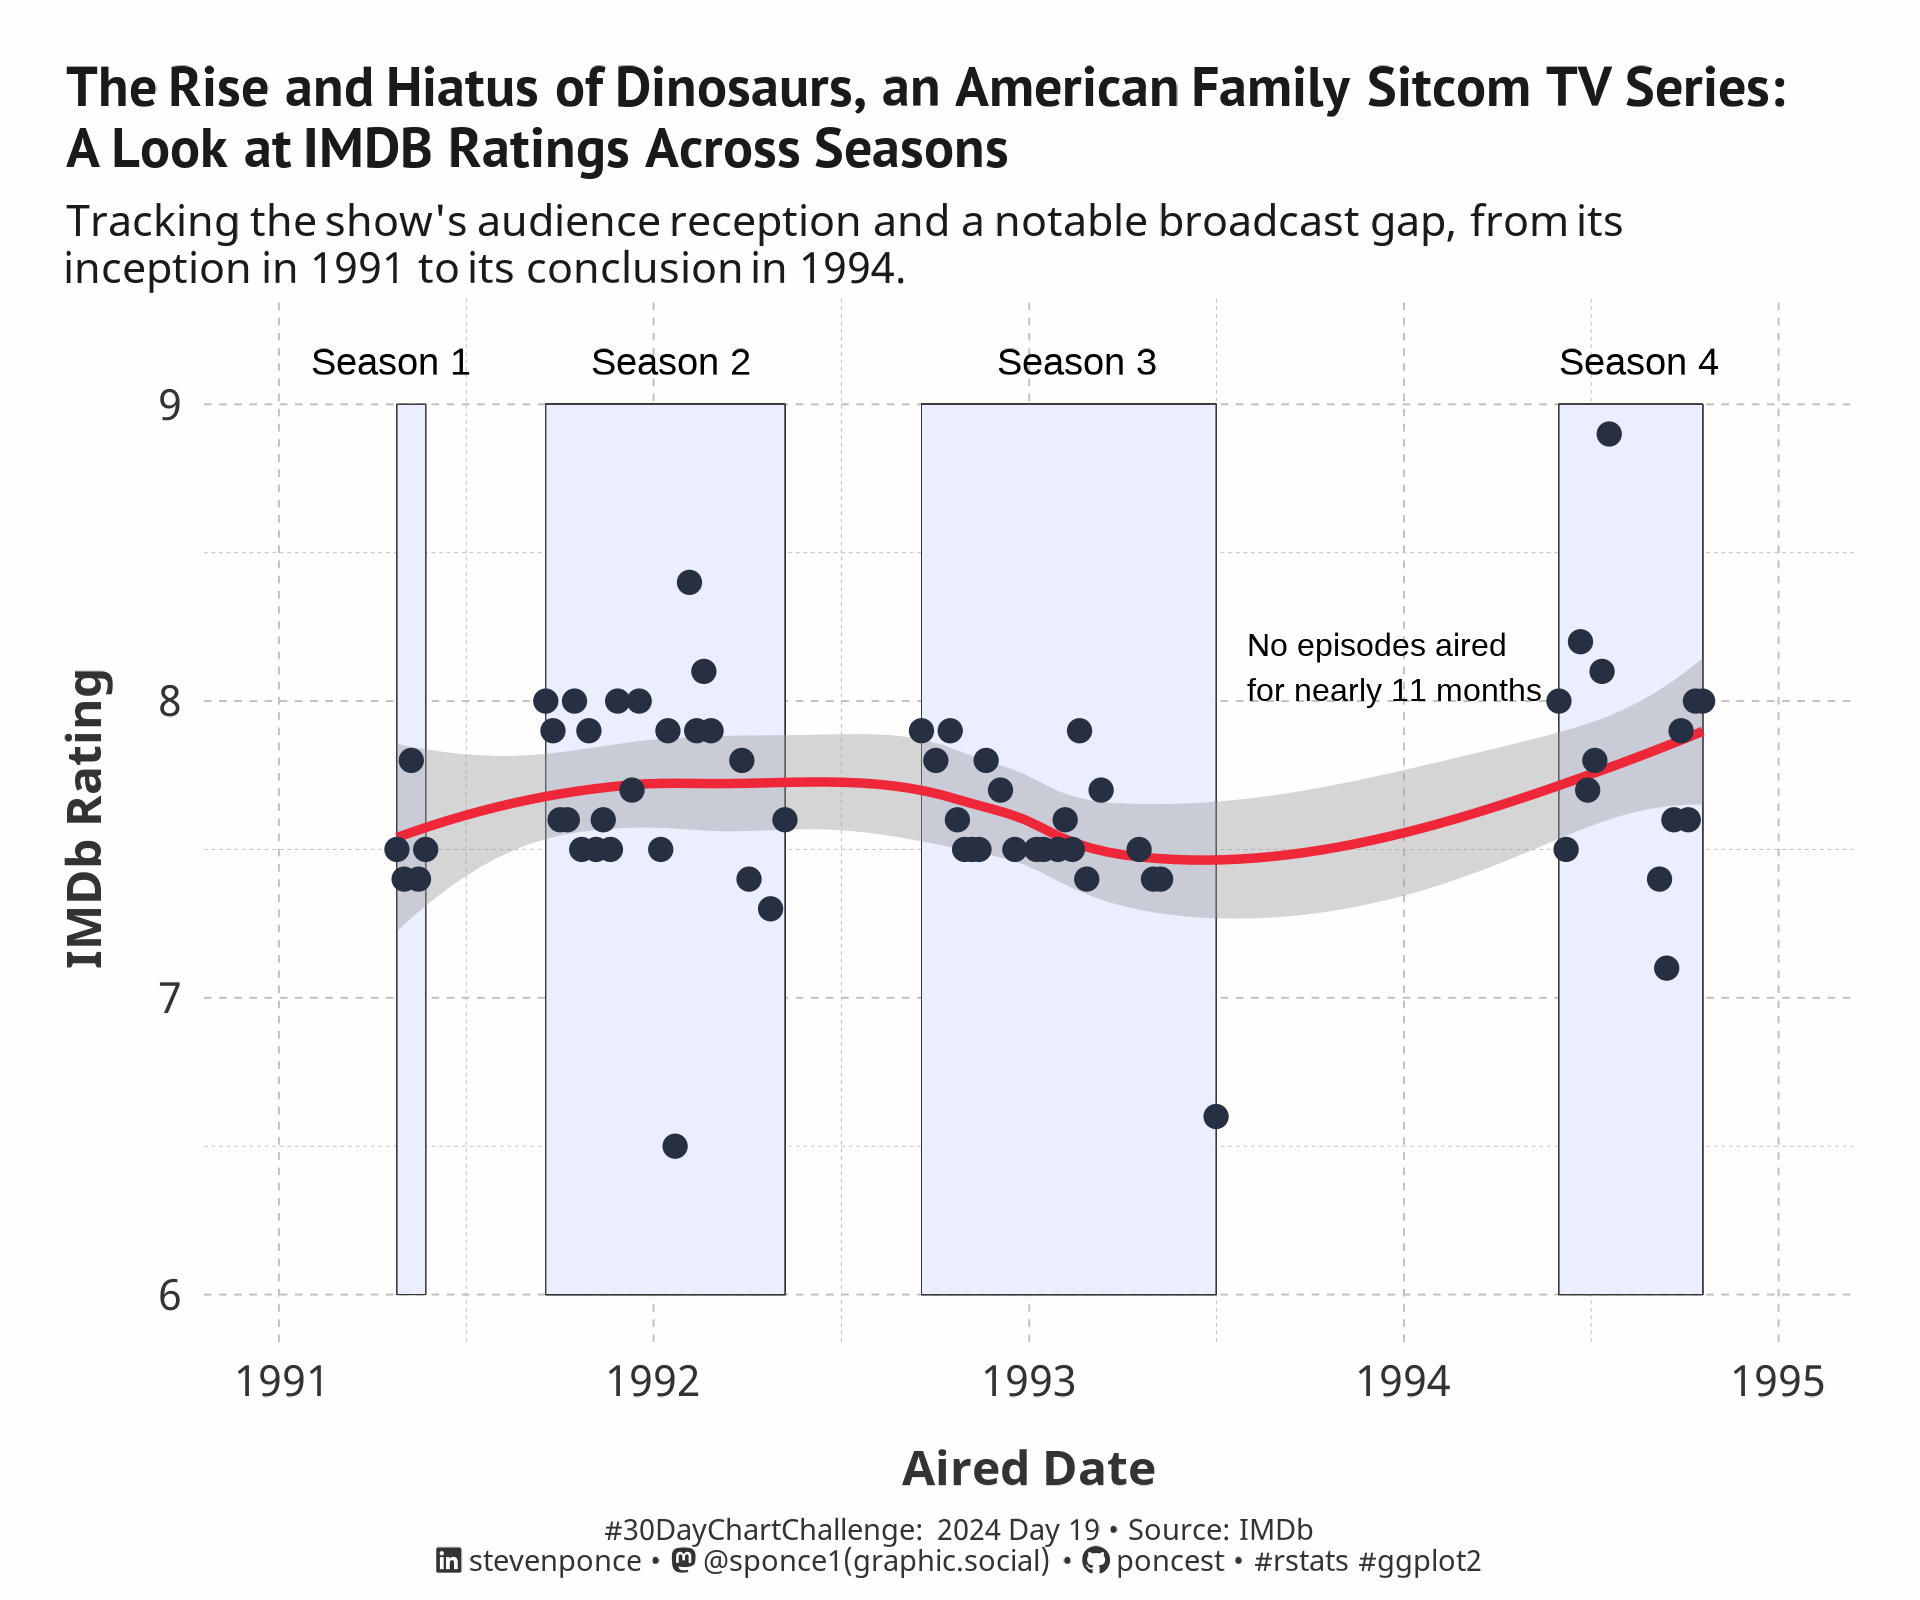

Source code (R):

## Challenge: #30DayChartChallenge 2024 day 19
## Topic:     Timeseries | dinosaurs
## Author:    Steven Ponce
## Date:      2024-04-19

## Data:      IMDb - Dinosaurs (TV series), Episode list
##            Scrape data from web pages uning rvest.
## Link:      https://www.imdb.com/title/tt0101081/episodes/?year=1991 


## 1. LOAD PACKAGES & SETUP ---- 
pacman::p_load(
  tidyverse,   # Easily Install and Load the 'Tidyverse'
  ggtext,      # Improved Text Rendering Support for 'ggplot2'
  showtext,    # Using Fonts More Easily in R Graphs
  janitor,     # Simple Tools for Examining and Cleaning Dirty Data
  skimr,       # Compact and Flexible Summaries of Data
  scales,      # Scale Functions for Visualization
  lubridate,   # Make Dealing with Dates a Little Easier
  MetBrewer,   # Color Palettes Inspired by Works at the Metropolitan Museum of Art
  MoMAColors,  # Color Palettes Inspired by Artwork at the Museum of Modern Art in New York City
  glue,        # Interpreted String Literals
  rvest        # Easily Harvest (Scrape) Web Pages
)

### |- figure size ---- 
camcorder::gg_record( 
  dir    = here::here("temp_plots"), 
  device = "png",
  width  = 6,
  height = 5,
  units  = "in",
  dpi    = 320)

### |- resolution ---- 
showtext_opts(dpi = 320, regular.wt = 300, bold.wt = 800)


## 1.5. SCRAPE THE DATA ----

# Initialize an empty dataframe
final_df <- data.frame()

for (page_ in 1:4) {
  print(paste("Processing season", page_))
  
  # Construct URL for each season
  web <- sprintf('https://www.imdb.com/title/tt0101081/episodes?season=%d', page_)
  website <- read_html(web)
  
  # Episode titles
  episode_titles <- html_nodes(website, ".ipc-title__text") %>%
    html_text() %>%
    str_extract(pattern = "(?<=∙ ).*$") %>%
    na.omit()  
  
  # Ratings
  ratings <- html_nodes(website, ".ipc-rating-star--base") %>%
    html_text(trim = TRUE) %>%
    str_extract(pattern = "^[0-9]+\\.[0-9]+") %>%
    na.omit()
  
  # synopsis
  synopsis <- html_nodes(website, ".ipc-overflowText--children") %>% 
    html_text(trim = TRUE)
  
  # Aired date
  aired_dates <- html_nodes(website, "span.sc-aafba987-10.lntLfO") %>%
    html_text(trim = TRUE)
  
  # Check data lengths and fill missing data if necessary
  max_length <- max(length(episode_titles), length(ratings), length(synopsis), length(aired_dates))
  if (length(episode_titles) != max_length) episode_titles <- c(episode_titles, rep(NA, max_length - length(episode_titles)))
  if (length(ratings) != max_length) ratings <- c(ratings, rep(NA, max_length - length(ratings)))
  if (length(synopsis) != max_length) synopsis <- c(synopsis, rep(NA, max_length - length(synopsis)))
  if (length(aired_dates) != max_length) aired_dates <- c(aired_dates, rep(NA, max_length - length(aired_dates)))
  
  # Create a temporary dataframe for the current season
  temp_df <- data.frame(
    season   = rep(page_, max_length),
    episode  = seq_along(episode_titles),
    title    = episode_titles,
    rating   = ratings,
    synopsis = synopsis,
    aired_date = aired_dates,
    stringsAsFactors = FALSE
  )
  
  # Append it to the global dataframe
  final_df <- rbind(final_df, temp_df)
  
  # Print summary for debugging
  print(paste("Season", page_, "loaded with", nrow(temp_df), "episodes."))
  
  # Remove temp df
  rm(temp_df)
}

# Glimpse the final dataframe
glimpse(final_df)

# Save data
write.csv(final_df,"2024/data/Dinosaurs_TV_Dataset.csv")


## 2. READ IN THE DATA ----
dinosaurs_data <- read_csv(here::here("2024/data/Dinosaurs_TV_Dataset.csv")) |>
  clean_names() |>
  glimpse()


## 3. EXAMINING THE DATA ----
glimpse(dinosaurs_data)
skim(dinosaurs_data)
colnames(dinosaurs_data)


## 4. TIDYDATA ----

### |- tidy data ---
dinosaurs_tidy <- dinosaurs_data |>
  rename(
    overall_episode_num = x1
  ) |>
  mutate(
    aired_date = str_remove(string = aired_date, pattern = "^[A-Za-z]{3}, "),
    aired_date = mdy(aired_date),
    year = year(aired_date),
    season = as_factor(season)
  ) |>
  select(season, episode, overall_episode_num, aired_date, everything())

# Get start and end date for each season
season_start_end_dates <- dinosaurs_tidy |>
  summarise(
    start_date = min(aired_date),
    end_date = max(aired_date),
    .by = season
  )

### |- plot data ---
plot_data <- left_join(
  dinosaurs_tidy,
  season_start_end_dates,
  by = "season"
) |> arrange(aired_date)


# 5. VISUALIZATION ---- 
### |- plot aesthetics ---- 
bkg_col      <- colorspace::lighten('#F5F2ED', 0.95)      
title_col    <- "gray10"             
subtitle_col <- "gray10"     
caption_col  <- "gray20"   
text_col     <- "gray20"     

### |-  titles and caption ----
# icons
tt <- str_glue("#30DayChartChallenge: { 2024 } Day { 19 } &bull; Source: IMDb<br>") 
li <- str_glue("<span style='font-family:fa6-brands'>&#xf08c;</span>")  
gh <- str_glue("<span style='font-family:fa6-brands'>&#xf09b;</span>")
mn <- str_glue("<span style='font-family:fa6-brands'>&#xf4f6;</span>")

# text
title_text    <- str_glue("The Rise and Hiatus of Dinosaurs, an American Family Sitcom TV Series:<br>
                          A Look at IMDB Ratings Across Seasons") 

subtitle_text <- str_glue("Tracking the show\\'s audience reception and a notable broadcast gap, from its<br>
                          inception in 1991 to its conclusion in 1994.")

caption_text  <- str_glue("{tt} {li} stevenponce &bull; {mn} @sponce1(graphic.social) &bull; {gh} poncest &bull; #rstats #ggplot2")

### |-  fonts ----
font_add('fa6-brands', 'fonts/6.4.2/Font Awesome 6 Brands-Regular-400.otf')  
font_add_google("PT Sans", regular.wt = 400, family = "title")                 
font_add_google("Noto Sans", regular.wt = 400, family = "subtitle")  
font_add_google("Noto Sans", regular.wt = 400, family = "text")        
font_add_google("Noto Sans", regular.wt = 400,family = "caption")
showtext_auto(enable = TRUE)  

### |-  plot theme ----
theme_set(theme_minimal(base_size = 12, base_family = "text")) 

theme_update(
  plot.title.position   = "plot",
  plot.caption.position = "plot",
  legend.position       = "plot",
  plot.margin           = margin(t = 10, r = 15, b = 0, l = 15),               
  plot.background       = element_rect(fill = bkg_col, color = bkg_col),
  panel.background      = element_rect(fill = bkg_col, color = bkg_col),
  axis.title.x          = element_text(margin = margin(10, 0, 0, 0), size = rel(.9), color = text_col, family = "text", face = "bold"),
  axis.title.y          = element_text(margin = margin(0, 10, 0, 0), size = rel(.9), color = text_col, family = "text", face = "bold"),
  axis.text             = element_text(size = rel(.8), color = text_col, family = "text"),
  panel.grid.minor      = element_line(linetype = "dashed", linewidth = 0.1, color = "gray"),
  panel.grid.major      = element_line(linetype = "dashed", linewidth = 0.2, color = "gray")
) 

### |-  main plot ----
p <- plot_data |>
  ggplot(aes(x = aired_date, y = rating)) +
  
  # Geoms
  geom_rect(
    aes(
      xmin = start_date, xmax = end_date,
      ymin = 6, ymax = 9, fill = season
    ),
    color = "gray20", fill = "#EAEEFF", alpha = 0.5, linewidth = 0.1
  ) +
  geom_smooth(color = "#EE2739") +
  geom_point(size = 2, color = "#273043") +
  
  # Scales
  scale_y_continuous() +
  scale_x_date(
    date_breaks = "1 year", date_labels = "%Y",
    limits = as.Date(c("1991-01-01", "1995-01-01"))
  ) +
  coord_cartesian(clip = "off", ylim = c(6, 9.2)) +
  
  # Labs
  labs(
    x        = "Aired Date", 
    y        = "IMDb Rating",
    title    = title_text,
    subtitle = subtitle_text,
    caption  = caption_text,
  ) +
  
  # Theme
  theme(
    plot.title      = element_markdown(
      size          = rel(1.05),
      family        = "title",
      face          = "bold",
      color         = title_col,
      lineheight    = 1.1,
      margin        = margin(t = 5, b = 5)
    ),
    plot.subtitle   = element_markdown(
      size          = rel(.8),
      family        = "subtitle",
      color         = subtitle_col,
      lineheight    = 1.1,
      margin        = margin(t = 1, b = 1)
    ),
    plot.caption    = element_markdown(
      size          = rel(.55),
      family        = "caption",
      color         = caption_col,
      lineheight    = 0.5,
      hjust         = 0.5,
      halign        = 0.5,
      margin        = margin(t = 5, b = 5)
    ),
  )


### |-  annotated plot ----
p +
  
  annotate("text", x = as.Date('1991-02-01'), y = 9.1,
           label = 'Season 1',
           hjust = 'left', vjust = 'bottom', size = 3) +
    
    annotate("text", x = as.Date('1991-11-01'), y = 9.1,
             label = 'Season 2',
             hjust = 'left', vjust = 'bottom', size = 3) +
    
    annotate("text", x = as.Date('1992-12-01'), y = 9.1,
             label = 'Season 3',
             hjust = 'left', vjust = 'bottom', size = 3) +
    
    annotate("text", x = as.Date('1994-06-01'), y = 9.1,
             label = 'Season 4',
             hjust = 'left', vjust = 'bottom', size = 3) +
    
    annotate("text", x = as.Date('1993-08-01'), y = 8, 
             label = 'No episodes aired\nfor nearly 11 months', 
             hjust = 'left', vjust = 'bottom', size = 2.5) 


# 6. SESSION INFO ----  
sessioninfo::session_info(include_base = TRUE) 

# ─ Session info ────────────────────────────────────────────────────────────────────────────
# setting  value
# version  R version 4.3.3 (2024-02-29 ucrt)
# os       Windows 10 x64 (build 19045)
# system   x86_64, mingw32
# ui       RStudio
# language (EN)
# collate  English_United States.utf8
# ctype    English_United States.utf8
# tz       America/New_York
# date     2024-04-18
# rstudio  2023.12.1+402 Ocean Storm (desktop)
# pandoc   NA
# 
# ─ Packages ────────────────────────────────────────────────────────────────────────────────
# ! package     * version    date (UTC) lib source
# base        * 4.3.3      2024-02-29 [2] local
# P base64enc     0.1-3      2015-07-28 [?] CRAN (R 4.3.0)
# P bit           4.0.5      2022-11-15 [?] CRAN (R 4.3.0)
# P bit64         4.0.5      2020-08-30 [?] CRAN (R 4.3.0)
# P camcorder     0.1.0      2022-10-03 [?] CRAN (R 4.3.0)
# cli           3.6.2      2023-12-11 [1] CRAN (R 4.3.3)
# P colorspace    2.1-0      2023-01-23 [?] CRAN (R 4.3.0)
# P commonmark    1.9.0      2023-03-17 [?] CRAN (R 4.3.0)
# P compiler      4.3.3      2024-02-29 [?] local
# cowplot       1.1.3      2024-01-22 [1] CRAN (R 4.3.3)
# P crayon        1.5.2      2022-09-29 [?] CRAN (R 4.3.0)
# P datasets    * 4.3.3      2024-02-29 [?] local
# P digest        0.6.33     2023-07-07 [?] CRAN (R 4.3.1)
# P dplyr       * 1.1.4      2023-11-17 [?] RSPM (R 4.3.0)
# P fansi         1.0.6      2023-12-08 [?] RSPM (R 4.3.0)
# P farver        2.1.1      2022-07-06 [?] CRAN (R 4.3.0)
# P fastmap       1.1.1      2023-02-24 [?] CRAN (R 4.3.0)
# P forcats     * 1.0.0      2023-01-29 [?] CRAN (R 4.3.0)
# P generics      0.1.3      2022-07-05 [?] CRAN (R 4.3.0)
# P ggplot2     * 3.5.0      2024-02-23 [?] CRAN (R 4.3.2)
# ggstream      0.1.0      2021-05-06 [1] CRAN (R 4.3.3)
# P ggtext      * 0.1.2      2022-09-16 [?] CRAN (R 4.3.0)
# P gifski        1.12.0-2   2023-08-12 [?] CRAN (R 4.3.1)
# P glue        * 1.7.0      2024-01-09 [?] CRAN (R 4.3.2)
# P graphics    * 4.3.3      2024-02-29 [?] local
# P grDevices   * 4.3.3      2024-02-29 [?] local
# P grid          4.3.3      2024-02-29 [?] local
# P gridtext      0.1.5      2022-09-16 [?] CRAN (R 4.3.0)
# P gtable        0.3.4      2023-08-21 [?] CRAN (R 4.3.1)
# P here          1.0.1      2020-12-13 [?] CRAN (R 4.3.0)
# P hms           1.1.3      2023-03-21 [?] CRAN (R 4.3.0)
# P htmltools     0.5.7      2023-11-03 [?] RSPM (R 4.3.0)
# P httr          1.4.7      2023-08-15 [?] CRAN (R 4.3.1)
# P janitor     * 2.2.0      2023-02-02 [?] CRAN (R 4.3.0)
# P jsonlite      1.8.8      2023-12-04 [?] RSPM (R 4.3.0)
# P knitr         1.45       2023-10-30 [?] RSPM (R 4.3.0)
# P labeling      0.4.3      2023-08-29 [?] CRAN (R 4.3.1)
# P lattice       0.22-5     2023-10-24 [?] CRAN (R 4.3.3)
# P lifecycle     1.0.4      2023-11-07 [?] CRAN (R 4.3.2)
# P lubridate   * 1.9.3      2023-09-27 [?] RSPM (R 4.3.0)
# P magick        2.8.3      2024-02-18 [?] CRAN (R 4.3.3)
# P magrittr      2.0.3      2022-03-30 [?] CRAN (R 4.3.0)
# P markdown      1.12       2023-12-06 [?] CRAN (R 4.3.2)
# P Matrix        1.6-5      2024-01-11 [?] CRAN (R 4.3.3)
# P MetBrewer   * 0.2.0      2022-03-21 [?] CRAN (R 4.3.1)
# P methods     * 4.3.3      2024-02-29 [?] local
# P mgcv          1.9-1      2023-12-21 [?] CRAN (R 4.3.3)
# MoMAColors  * 0.0.0.9000 2024-03-31 [1] Github (BlakeRMills/MoMAColors@6f5d75d)
# P munsell       0.5.0      2018-06-12 [?] CRAN (R 4.3.0)
# P nlme          3.1-164    2023-11-27 [?] CRAN (R 4.3.3)
# P pacman        0.5.1      2019-03-11 [?] CRAN (R 4.3.0)
# P parallel      4.3.3      2024-02-29 [?] local
# P pillar        1.9.0      2023-03-22 [?] CRAN (R 4.3.0)
# P pkgconfig     2.0.3      2019-09-22 [?] CRAN (R 4.3.0)
# P purrr       * 1.0.2      2023-08-10 [?] CRAN (R 4.3.1)
# P R6            2.5.1      2021-08-19 [?] CRAN (R 4.3.0)
# P ragg          1.2.7      2023-12-11 [?] RSPM (R 4.3.0)
# Rcpp          1.0.12     2024-01-09 [1] CRAN (R 4.3.3)
# P readr       * 2.1.5      2024-01-10 [?] CRAN (R 4.3.2)
# renv          1.0.5      2024-02-29 [1] CRAN (R 4.3.3)
# P repr          1.1.6      2023-01-26 [?] CRAN (R 4.3.0)
# P rlang         1.1.3      2024-01-10 [?] CRAN (R 4.3.2)
# P rprojroot     2.0.4      2023-11-05 [?] RSPM (R 4.3.0)
# P rstudioapi    0.15.0     2023-07-07 [?] CRAN (R 4.3.1)
# P rsvg          2.6.0      2023-10-08 [?] RSPM (R 4.3.0)
# P rvest       * 1.0.4      2024-02-12 [?] CRAN (R 4.3.2)
# P scales      * 1.3.0      2023-11-28 [?] CRAN (R 4.3.2)
# P sessioninfo   1.2.2      2021-12-06 [?] CRAN (R 4.3.0)
# P showtext    * 0.9-7      2024-03-02 [?] CRAN (R 4.3.3)
# P showtextdb  * 3.0        2020-06-04 [?] CRAN (R 4.3.0)
# P skimr       * 2.1.5      2022-12-23 [?] CRAN (R 4.3.0)
# P snakecase     0.11.1     2023-08-27 [?] CRAN (R 4.3.1)
# P splines       4.3.3      2024-02-29 [?] local
# P stats       * 4.3.3      2024-02-29 [?] local
# P stringi       1.8.3      2023-12-11 [?] RSPM (R 4.3.0)
# P stringr     * 1.5.1      2023-11-14 [?] RSPM (R 4.3.0)
# P svglite       2.1.1      2023-01-10 [?] CRAN (R 4.3.0)
# P sysfonts    * 0.8.9      2024-03-02 [?] CRAN (R 4.3.3)
# P systemfonts   1.0.5      2023-10-09 [?] RSPM (R 4.3.0)
# P textshaping   0.3.6      2021-10-13 [?] CRAN (R 4.3.0)
# P tibble      * 3.2.1      2023-03-20 [?] CRAN (R 4.3.0)
# P tidyr       * 1.3.1      2024-01-24 [?] CRAN (R 4.3.2)
# tidyselect    1.2.1      2024-03-11 [1] CRAN (R 4.3.3)
# P tidyverse   * 2.0.0      2023-02-22 [?] CRAN (R 4.3.0)
# P timechange    0.2.0      2023-01-11 [?] CRAN (R 4.3.0)
# P tools         4.3.3      2024-02-29 [?] local
# P tzdb          0.4.0      2023-05-12 [?] CRAN (R 4.3.0)
# P utf8          1.2.4      2023-10-22 [?] CRAN (R 4.3.2)
# P utils       * 4.3.3      2024-02-29 [?] local
# P vctrs         0.6.5      2023-12-01 [?] CRAN (R 4.3.2)
# P vroom         1.6.5      2023-12-05 [?] RSPM (R 4.3.0)
# P withr         3.0.0      2024-01-16 [?] CRAN (R 4.3.2)
# P xfun          0.41       2023-11-01 [?] CRAN (R 4.3.2)
# P xml2          1.3.6      2023-12-04 [?] RSPM (R 4.3.0)
# 
# [1] C:/Users/poncest/OneDrive - Bristol Myers Squibb/RStudio/_CHALLENGES/30DayChartChallenge/renv/library/R-4.3/x86_64-w64-mingw32
# [2] C:/Users/poncest/AppData/Local/R/cache/R/renv/sandbox/R-4.3/x86_64-w64-mingw32/07866f9d
# 
# P ── Loaded and on-disk path mismatch.
# 
# ───────────────────────────────────────────────────────────────────────────────────────────
# > 
